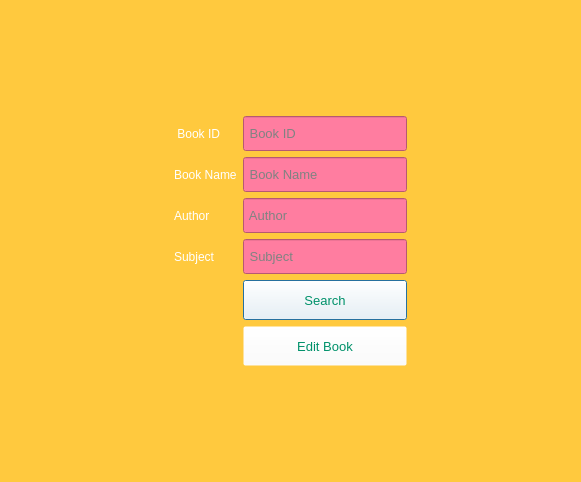
<?xml version="1.0" encoding="UTF-8"?>
<ui version="4.0">
 <class>Window_EditBook</class>
 <widget class="QDialog" name="Window_EditBook">
  <property name="geometry">
   <rect>
    <x>0</x>
    <y>0</y>
    <width>581</width>
    <height>482</height>
   </rect>
  </property>
  <property name="windowTitle">
   <string>Edit Book</string>
  </property>
  <property name="styleSheet">
   <string notr="true">background-color: rgb(255, 201, 62);</string>
  </property>
  <layout class="QVBoxLayout" name="verticalLayout">
   <item>
    <layout class="QGridLayout" name="gridLayout">
     <item row="2" column="2">
      <widget class="QLineEdit" name="lineEdit_BookName">
       <property name="maximumSize">
        <size>
         <width>230</width>
         <height>35</height>
        </size>
       </property>
       <property name="font">
        <font>
         <family>Microsoft Sans Serif</family>
         <pointsize>10</pointsize>
        </font>
       </property>
       <property name="styleSheet">
        <string notr="true">background-color: rgb(255, 125, 160);
color: rgb(0, 135, 99);
border-color: rgb(255, 125, 160);</string>
       </property>
       <property name="placeholderText">
        <string> Book Name</string>
       </property>
      </widget>
     </item>
     <item row="5" column="2">
      <widget class="QPushButton" name="pushButton_Search">
       <property name="maximumSize">
        <size>
         <width>230</width>
         <height>40</height>
        </size>
       </property>
       <property name="font">
        <font>
         <family>Microsoft Sans Serif</family>
         <pointsize>10</pointsize>
        </font>
       </property>
       <property name="styleSheet">
        <string notr="true">background-color: rgba(255, 255, 255,0);
color: rgb(0, 145, 106);</string>
       </property>
       <property name="text">
        <string>Search</string>
       </property>
       <property name="icon">
        <iconset resource="image.qrc">
         <normaloff>:/img/img/search-icon.png</normaloff>:/img/img/search-icon.png</iconset>
       </property>
       <property name="iconSize">
        <size>
         <width>40</width>
         <height>40</height>
        </size>
       </property>
      </widget>
     </item>
     <item row="1" column="2">
      <widget class="QLineEdit" name="lineEdit_BookId">
       <property name="maximumSize">
        <size>
         <width>230</width>
         <height>35</height>
        </size>
       </property>
       <property name="font">
        <font>
         <family>Microsoft Sans Serif</family>
         <pointsize>10</pointsize>
        </font>
       </property>
       <property name="styleSheet">
        <string notr="true">background-color: rgb(255, 125, 160);
border-color: rgb(255, 125, 160);
color: rgb(0, 135, 99);</string>
       </property>
       <property name="placeholderText">
        <string> Book ID    </string>
       </property>
      </widget>
     </item>
     <item row="6" column="2">
      <widget class="QPushButton" name="pushButton_EditBook">
       <property name="maximumSize">
        <size>
         <width>230</width>
         <height>40</height>
        </size>
       </property>
       <property name="font">
        <font>
         <family>Microsoft Sans Serif</family>
         <pointsize>10</pointsize>
        </font>
       </property>
       <property name="styleSheet">
        <string notr="true">background-color: rgba(255, 255, 255,0);
color: rgb(0, 145, 106);</string>
       </property>
       <property name="text">
        <string>Edit Book</string>
       </property>
       <property name="icon">
        <iconset resource="image.qrc">
         <normaloff>:/img/img/rea.png</normaloff>:/img/img/rea.png</iconset>
       </property>
       <property name="iconSize">
        <size>
         <width>35</width>
         <height>35</height>
        </size>
       </property>
      </widget>
     </item>
     <item row="4" column="2">
      <widget class="QLineEdit" name="lineEdit_Subject">
       <property name="maximumSize">
        <size>
         <width>230</width>
         <height>35</height>
        </size>
       </property>
       <property name="font">
        <font>
         <family>Microsoft Sans Serif</family>
         <pointsize>10</pointsize>
        </font>
       </property>
       <property name="styleSheet">
        <string notr="true">background-color: rgb(255, 125, 160);
color: rgb(0, 135, 99);
border-color: rgb(255, 125, 160);</string>
       </property>
       <property name="placeholderText">
        <string> Subject    </string>
       </property>
      </widget>
     </item>
     <item row="7" column="2">
      <widget class="QLabel" name="label_2">
       <property name="text">
        <string/>
       </property>
      </widget>
     </item>
     <item row="3" column="2">
      <widget class="QLineEdit" name="lineEdit_AuthorName">
       <property name="maximumSize">
        <size>
         <width>230</width>
         <height>35</height>
        </size>
       </property>
       <property name="font">
        <font>
         <family>Microsoft Sans Serif</family>
         <pointsize>10</pointsize>
        </font>
       </property>
       <property name="styleSheet">
        <string notr="true">background-color: rgb(255, 125, 160);
color: rgb(0, 135, 99);
border-color: rgb(255, 125, 160);</string>
       </property>
       <property name="placeholderText">
        <string> Author     </string>
       </property>
      </widget>
     </item>
     <item row="1" column="3">
      <spacer name="horizontalSpacer_2">
       <property name="orientation">
        <enum>Qt::Horizontal</enum>
       </property>
       <property name="sizeHint" stdset="0">
        <size>
         <width>40</width>
         <height>20</height>
        </size>
       </property>
      </spacer>
     </item>
     <item row="1" column="0">
      <spacer name="horizontalSpacer">
       <property name="orientation">
        <enum>Qt::Horizontal</enum>
       </property>
       <property name="sizeHint" stdset="0">
        <size>
         <width>40</width>
         <height>20</height>
        </size>
       </property>
      </spacer>
     </item>
     <item row="0" column="2">
      <widget class="QLabel" name="label">
       <property name="text">
        <string/>
       </property>
       <property name="pixmap">
        <pixmap resource="image.qrc">:/img/img/reedit.png</pixmap>
       </property>
      </widget>
     </item>
     <item row="1" column="1">
      <widget class="QLabel" name="label_BookId">
       <property name="font">
        <font>
         <family>Microsoft Sans Serif</family>
        </font>
       </property>
       <property name="styleSheet">
        <string notr="true">color: rgb(255, 255, 255);</string>
       </property>
       <property name="text">
        <string> Book ID    </string>
       </property>
      </widget>
     </item>
     <item row="2" column="1">
      <widget class="QLabel" name="label_BookName">
       <property name="font">
        <font>
         <family>Microsoft Sans Serif</family>
        </font>
       </property>
       <property name="styleSheet">
        <string notr="true">color: rgb(255, 255, 255);</string>
       </property>
       <property name="text">
        <string>Book Name</string>
       </property>
      </widget>
     </item>
     <item row="3" column="1">
      <widget class="QLabel" name="label_AuthorName">
       <property name="font">
        <font>
         <family>Microsoft Sans Serif</family>
        </font>
       </property>
       <property name="styleSheet">
        <string notr="true">color: rgb(255, 255, 255);</string>
       </property>
       <property name="text">
        <string>Author     </string>
       </property>
      </widget>
     </item>
     <item row="4" column="1">
      <widget class="QLabel" name="label_Subject">
       <property name="font">
        <font>
         <family>Microsoft Sans Serif</family>
        </font>
       </property>
       <property name="styleSheet">
        <string notr="true">color: rgb(255, 255, 255);</string>
       </property>
       <property name="text">
        <string>Subject </string>
       </property>
      </widget>
     </item>
    </layout>
   </item>
  </layout>
 </widget>
 <resources>
  <include location="image.qrc"/>
 </resources>
 <connections/>
</ui>
